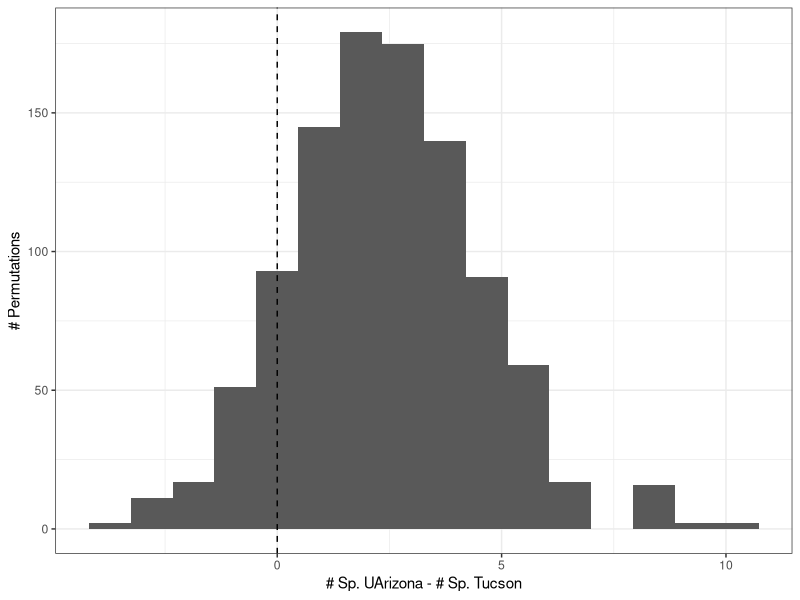

Write the R code that produced this figure.
# Permutation test for UA as richness hotspot
# Jeff Oliver
# jcoliver@arizona.edu
# 2021-03-30

# Do permutation test to see if the species richness captured by UArizona 
# observations is significantly higher than a random sample of same size for 
# Tucson observations. Include both p-value of UArizona richness and 
# visualization of permutations (a histogram)
library(ggplot2)

# Create a sample of data of "species" seen in Tucson; for these mock data we 
# are using the set of lower-case letters
Tucson <- sample(x = c(letters, LETTERS), replace = TRUE, size = 500)
# To make the UA sample we now sample from that Tucson sample, using sampling
# *without* replacement to artificially make the UArizona sample more 
# species-rich
UArizona <- sample(x = Tucson, replace = FALSE, size = 50)
# NOTE: the two data creation steps would be replaced by code to read in data 
# from data files, rather than randomly generating data

# Number of permutation replicates
num_reps <- 1000

# A variable to keep the test statistic, in this case, the difference in species
# richness of the UArizona sample and each sub-sample from the Tucson sample
# In this case, the rich_diff variable is a numeric vector of length equal to 
# the number of permutation replicates to run
rich_diff <- numeric(num_reps)

# Now perform num_reps permutations, each time creating a subset of the Tucson 
# data that is the same size as the UArizona data
for (i in 1:num_reps) {
  tucson_subsample <- sample(x = Tucson, size = length(UArizona), replace = TRUE)
  # Calculate differences in species richness (total number of unique species) 
  # and add the value to our rich_diff vector
  rich_diff[i] <- length(unique(UArizona)) - length(unique(tucson_subsample))
}

# Find out how many permutations had more species in the UArizona sample than 
# in the Tucson subsample.
# Values in rich_diff that are positive indicate that, for that 
# permutation, the number of species in the UArizona sample was greater than 
# the number of species in the Tucson subsample.
num_less <- sum(rich_diff > 0)

# The proportion of permutations with more species in the UArizona sample 
# serves as the probability that UArizona and Tucson are sampled from 
# *different* distributions (i.e. UArizona is a hotspot)
prob_hotspot <- num_less / num_reps

# BUT, we don't report that probability. Instead we report the probability of 
# the null hypothesis, that UArizona and Tucson are drawn from the same 
# distribution. This is our p_value.
p_value <- 1 - prob_hotspot

# If the p_value is less than 0.05, we reject the null!
p_value

# We can also plot the distribution of those differences. Null hypothesis 
# predicts the mean difference should be equal to zero.
# Start by making a data frame for easier plotting
rich_df <- data.frame(permutation = 1:num_reps,
                      delta = rich_diff)
# Histogram of the differences
delta_plot <- ggplot(data = rich_df, mapping = aes(x = delta)) +
  geom_histogram(bins = 16) +
  geom_vline(xintercept = 0, lty = 2) + # dashed line for null hypothesis
  xlab(label = "# Sp. UArizona - # Sp. Tucson") +
  ylab(label = "# Permutations") +
  theme_bw()
delta_plot
